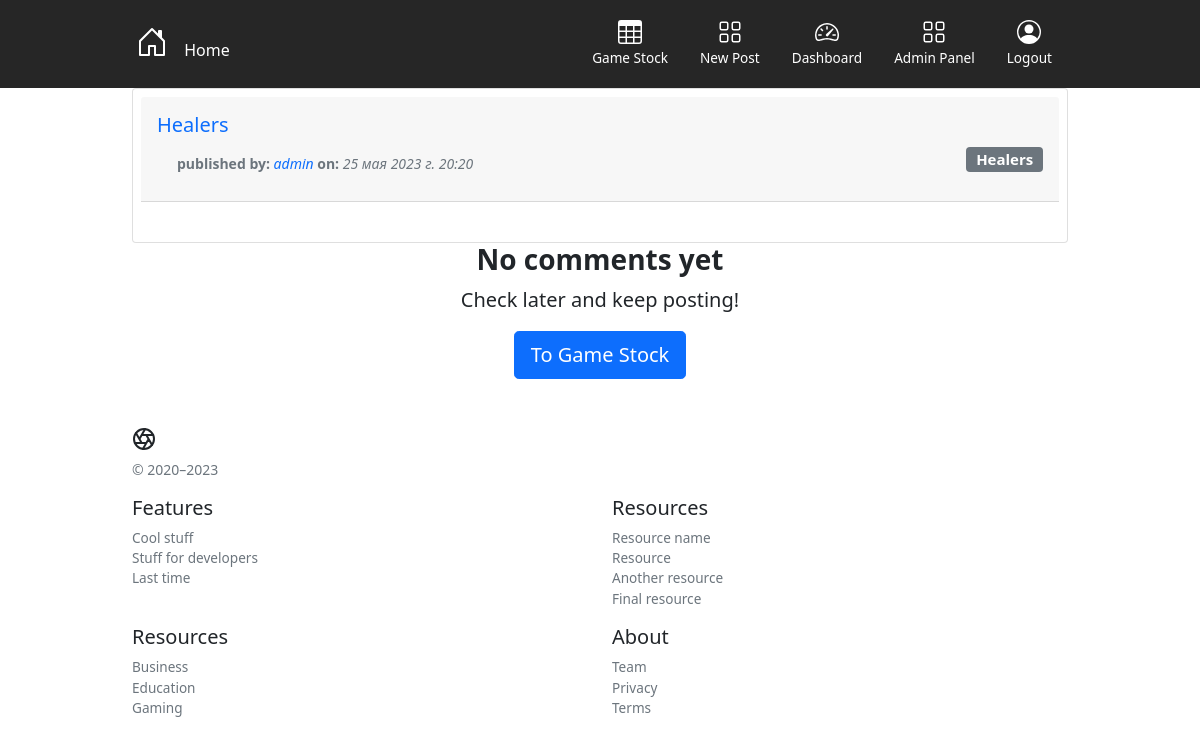
Screenshot of /board/7/comments (signed in) with the database file from the repository.
### board/models.py (models this page shows, shortened)
class Post(models.Model):
    title = models.CharField('Title', max_length=100)
    category = models.ForeignKey('Category', on_delete=models.CASCADE, verbose_name='Category')
    author = models.ForeignKey(User, on_delete=models.CASCADE, verbose_name='Author')
    datetime = models.DateTimeField(auto_now_add=True)

class Category(models.Model):
    name = models.CharField(max_length=20)
    def __str__(self):
        return f'{self.name}'

### board/views.py (the view)
# urls.py: path('<int:post_pk>/comments', CommentsList.as_view(), name='comments_list'),
class CommentsList(IsAuthorMixin, View):
    def get(self, request, *args, **kwargs):
        post_pk = kwargs['post_pk']
        post = Post.objects.get(pk=post_pk)
        qs = Comment.objects.order_by('datetime').filter(post=post)
        context = {
            'comments': qs,
            'post': post
        }
        return render(request, 'board/comments_list.html', context)

### board/utils/permissions.py (called while the page is built)
    def get_pk_list(self, dict_):
        pks = []
        for pk in dict_:
            pks.append(pk.get('pk'))
        return pks

    def dispatch(self, request, *args, **kwargs):
        if not request.user.is_authenticated:
            return self.handle_no_permission()
        post_pk = kwargs.get('post_pk')
        comment_pk = kwargs.get('comment_pk')
        if post_pk:
            pks_dict = request.user.post_set.all().values('pk')
            if post_pk not in self.get_pk_list(pks_dict):
                return self.handle_no_permission()
            return super().dispatch(request, *args, **kwargs)
        elif comment_pk:
            pks_dict = request.user.comment_set.all().values('pk')
            if comment_pk not in self.get_pk_list(pks_dict):
                return self.handle_no_permission()
            return super().dispatch(request, *args, **kwargs)
        return self.handle_no_permission()

### board/templates/board/comments_list.html (shortened to what this page needs)
{% extends 'board/base.html' %}
{% block content %}
<div class="container">
  <div class="card p-2">
    <div class="card-header">
      <h3 class="card-title">
        <a class="navbar-brand" href="{% url 'board:post_detail' post.pk %}">
          {{ post.title }}
        </a>
      </h3>
      <a class="navbar-brand" href="{% url 'board:post_detail' post.pk %}">
        <span class="badge bg-secondary float-end">{{ post.category }}</span>
      </a>
      <small class="text-muted ms-1">
        <b>
          published by:
        </b>
        <a href="{% url 'board:by_author' post.author %}">
          <span class="fst-italic">{{ post.author }}</span>
        </a>
        <b>
          on:
        </b>
        <span class="fst-italic">
          {{ post.datetime}}
        </span>
      </small>
    </div>
    <div class="card-body">
    </div>
  </div>
  {% for comment in comments %}
  <div class="shadow-sm p-3 my-2 bg-body rounded">
    <div class="d-flex justify-content-between p-1">
      <a href="{% url 'board:by_author' comment.author %}">
        <h5 class="mb-1">{{ comment.author }}</h5>
      </a>
      <small class="text-muted">Submitted on: {{ comment.datetime }}</small>
    </div>
    <div class="row">
      <div class="col-lg-10 col-sm-12">
        <p class="ms-3">{{ comment.text }}</p>
      </div>
      <div class="col-lg-2 col-sm-12">
        <div class="d-flex flex-md-row flex-lg-column align-items-lg-end  justify-content-end gap-1">
          {% if comment.approved %}
          <button class="btn btn-outline-success">
            Accepted
          </button>
          {%else %}
          <a href="{% url 'board:comment_accept' post.pk comment.pk %}">
            <button class="btn btn-success">
              Accept
            </button>
          </a>
          {% endif %}
          {% if not comment.approved and not comment.approved is None %}
          <button class="btn btn-outline-warning text-dark">
            Rejected
          </button>
          {%else%}
          <a href="{% url 'board:comment_reject' post.pk comment.pk %}">
            <button class="btn btn-warning">
              Reject
            </button>
          </a>
          {% endif %}
          <a href="{% url 'board:comment_delete' comment.pk %}">
            <button class="btn btn-danger">
              Delete
            </button>
          </a>
        </div>
      </div>
    </div>
  </div>
  {% empty %}
  <div class="text-center">
    <h3 class="fw-bold">No comments yet</h3>
    <p class="lead ">Check later and keep posting!</p>
    <a href="{% url 'board:post_list' %}">
      <button type="button" class="btn btn-primary btn-lg">
        To Game Stock
      </button>
    </a>
  </div>
</div>
{% endfor %}
{% endblock content %}

### board/templates/static/css/style.css (style rules this page uses)
.container { max-width: 960px; }
a { text-decoration: none !important; }

### rows the page displays
Post: title "Healers", category "Healers", author "admin", datetime "25 мая 2023 г. 20:20"
